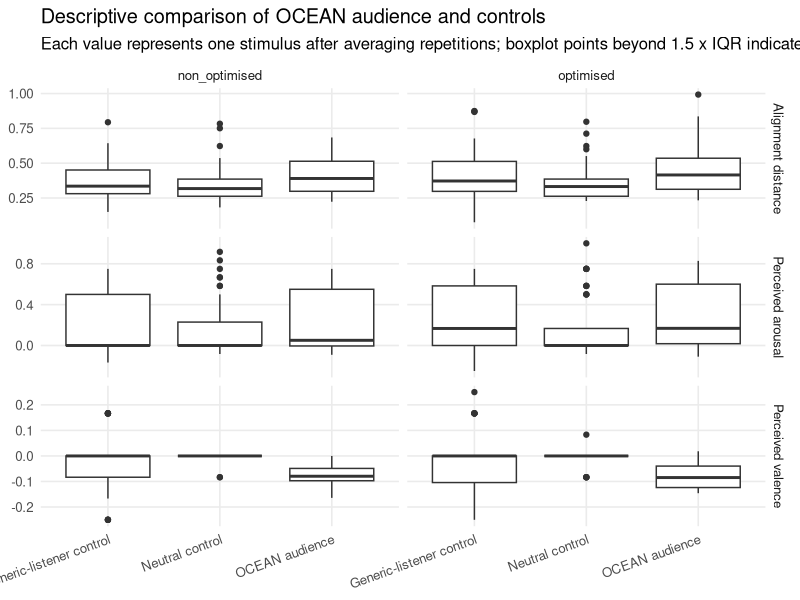
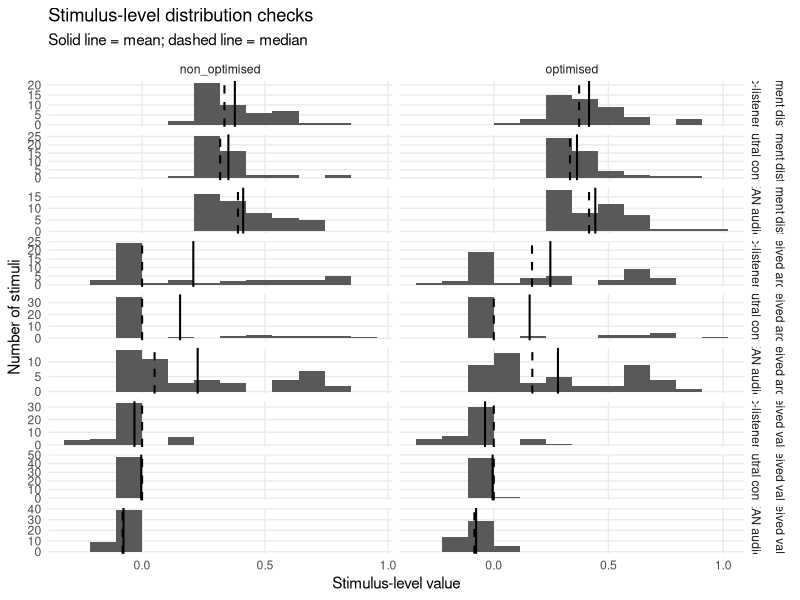
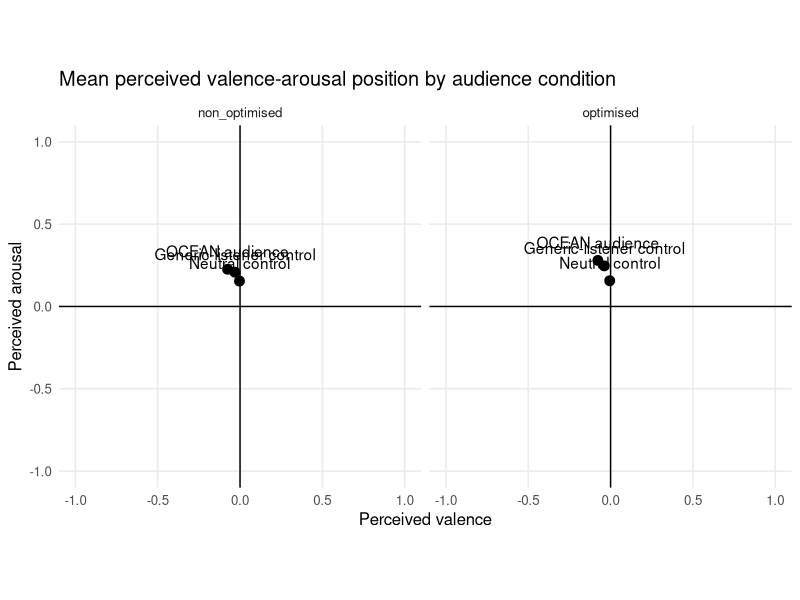

The R source for these figures, in order:
# Stage 6 - descriptive baseline analysis
#
# Compares:
#   1. Mean response of the 32 OCEAN personas
#   2. Neutral control
#   3. Generic-listener control
#
# The analysis is descriptive only. It does not test H1-H3.
#
# Processing:
#   - First average the three repetitions for each agent-stimulus combination.
#   - Then average the 32 OCEAN personas for each stimulus.
#   - Compare the resulting stimulus-level OCEAN mean with the two controls.
#   - Check whether stimulus-level distributions support reporting means.
#
# Run:
#   Rscript analysis/stage6_baselines.R
#
# Required packages:
#   install.packages(c("dplyr", "tidyr", "ggplot2"))

library(dplyr)
library(tidyr)
library(ggplot2)


# -------------------------------------------------------------------------
# Output directory
# -------------------------------------------------------------------------

OUT <- "analysis/baselines"
dir.create(OUT, recursive = TRUE, showWarnings = FALSE)


# -------------------------------------------------------------------------
# Helper function: adjusted sample skewness
#
# Interpretation used for descriptive guidance:
#   absolute skewness below 0.50 = approximately symmetrical
#   absolute skewness from 0.50 to 1.00 = moderately skewed
#   absolute skewness above 1.00 = strongly skewed
#
# These are practical descriptive thresholds, not formal hypothesis tests.
# -------------------------------------------------------------------------

sample_skewness <- function(x) {
  x <- x[is.finite(x)]
  n <- length(x)

  if (n < 3) {
    return(NA_real_)
  }

  x_sd <- sd(x)

  if (!is.finite(x_sd) || x_sd == 0) {
    return(0)
  }

  n / ((n - 1) * (n - 2)) *
    sum(((x - mean(x)) / x_sd)^3)
}


# -------------------------------------------------------------------------
# Load data
# -------------------------------------------------------------------------

d <- read.csv(
  "data/audience/responses.csv",
  stringsAsFactors = FALSE
)

required_columns <- c(
  "agent_kind",
  "stimulus_file",
  "condition",
  "perceived_v",
  "perceived_a",
  "target_v",
  "target_a"
)

missing_columns <- setdiff(required_columns, names(d))

if (length(missing_columns) > 0) {
  stop(
    paste(
      "Missing required columns:",
      paste(missing_columns, collapse = ", ")
    )
  )
}

if (!"persona_id" %in% names(d)) {
  d$persona_id <- NA_character_
}


# -------------------------------------------------------------------------
# Prepare baseline data
# -------------------------------------------------------------------------

baseline_data <- d %>%
  mutate(
    respondent_id = ifelse(
      is.na(persona_id) | persona_id == "",
      agent_kind,
      persona_id
    ),
    audience_group = case_when(
      tolower(agent_kind) == "ocean" ~ "OCEAN audience",
      grepl("neutral", tolower(agent_kind)) ~ "Neutral control",
      grepl("generic", tolower(agent_kind)) ~ "Generic-listener control",
      TRUE ~ NA_character_
    ),
    alignment_distance = sqrt(
      (perceived_v - target_v)^2 +
        (perceived_a - target_a)^2
    )
  ) %>%
  filter(!is.na(audience_group))

if (nrow(baseline_data) == 0) {
  stop("No OCEAN, neutral-control or generic-control responses were found.")
}


# -------------------------------------------------------------------------
# Average the three repetitions for each respondent-stimulus combination
# -------------------------------------------------------------------------

agent_stimulus_means <- baseline_data %>%
  group_by(
    audience_group,
    respondent_id,
    stimulus_file,
    condition,
    target_v,
    target_a
  ) %>%
  summarise(
    perceived_v = mean(perceived_v, na.rm = TRUE),
    perceived_a = mean(perceived_a, na.rm = TRUE),
    alignment_distance = mean(alignment_distance, na.rm = TRUE),
    repetitions = n(),
    .groups = "drop"
  )


# -------------------------------------------------------------------------
# Create one stimulus-level value for each audience condition
#
# For the OCEAN audience, this averages the 32 persona means.
# For each control, this retains its repetition-averaged stimulus response.
# -------------------------------------------------------------------------

stimulus_level <- agent_stimulus_means %>%
  group_by(
    audience_group,
    stimulus_file,
    condition,
    target_v,
    target_a
  ) %>%
  summarise(
    perceived_v = mean(perceived_v, na.rm = TRUE),
    perceived_a = mean(perceived_a, na.rm = TRUE),
    alignment_distance = mean(alignment_distance, na.rm = TRUE),
    persona_sd_v = ifelse(
      n() > 1,
      sd(perceived_v, na.rm = TRUE),
      NA_real_
    ),
    persona_sd_a = ifelse(
      n() > 1,
      sd(perceived_a, na.rm = TRUE),
      NA_real_
    ),
    persona_sd_distance = ifelse(
      n() > 1,
      sd(alignment_distance, na.rm = TRUE),
      NA_real_
    ),
    respondents = n(),
    .groups = "drop"
  )


# -------------------------------------------------------------------------
# Mean-based descriptive summaries
# -------------------------------------------------------------------------

summary_by_condition <- stimulus_level %>%
  group_by(
    audience_group,
    condition
  ) %>%
  summarise(
    n_stimuli = n(),
    mean_valence = mean(perceived_v, na.rm = TRUE),
    sd_valence = sd(perceived_v, na.rm = TRUE),
    mean_arousal = mean(perceived_a, na.rm = TRUE),
    sd_arousal = sd(perceived_a, na.rm = TRUE),
    mean_alignment_distance = mean(alignment_distance, na.rm = TRUE),
    sd_alignment_distance = sd(alignment_distance, na.rm = TRUE),
    .groups = "drop"
  )

summary_overall <- stimulus_level %>%
  group_by(audience_group) %>%
  summarise(
    n_stimuli = n(),
    mean_valence = mean(perceived_v, na.rm = TRUE),
    sd_valence = sd(perceived_v, na.rm = TRUE),
    mean_arousal = mean(perceived_a, na.rm = TRUE),
    sd_arousal = sd(perceived_a, na.rm = TRUE),
    mean_alignment_distance = mean(alignment_distance, na.rm = TRUE),
    sd_alignment_distance = sd(alignment_distance, na.rm = TRUE),
    .groups = "drop"
  )


# -------------------------------------------------------------------------
# Stimulus-matched descriptive differences from the OCEAN mean
# -------------------------------------------------------------------------

paired_wide <- stimulus_level %>%
  select(
    audience_group,
    stimulus_file,
    condition,
    perceived_v,
    perceived_a,
    alignment_distance
  ) %>%
  pivot_wider(
    names_from = audience_group,
    values_from = c(
      perceived_v,
      perceived_a,
      alignment_distance
    ),
    names_sep = "__"
  )

needed_difference_columns <- c(
  "perceived_v__OCEAN audience",
  "perceived_a__OCEAN audience",
  "alignment_distance__OCEAN audience",
  "perceived_v__Neutral control",
  "perceived_a__Neutral control",
  "alignment_distance__Neutral control",
  "perceived_v__Generic-listener control",
  "perceived_a__Generic-listener control",
  "alignment_distance__Generic-listener control"
)

if (all(needed_difference_columns %in% names(paired_wide))) {
  paired_differences <- paired_wide %>%
    mutate(
      neutral_minus_ocean_v =
        `perceived_v__Neutral control` -
        `perceived_v__OCEAN audience`,
      neutral_minus_ocean_a =
        `perceived_a__Neutral control` -
        `perceived_a__OCEAN audience`,
      neutral_minus_ocean_distance =
        `alignment_distance__Neutral control` -
        `alignment_distance__OCEAN audience`,
      generic_minus_ocean_v =
        `perceived_v__Generic-listener control` -
        `perceived_v__OCEAN audience`,
      generic_minus_ocean_a =
        `perceived_a__Generic-listener control` -
        `perceived_a__OCEAN audience`,
      generic_minus_ocean_distance =
        `alignment_distance__Generic-listener control` -
        `alignment_distance__OCEAN audience`
    )

  difference_summary <- paired_differences %>%
    summarise(
      neutral_minus_ocean_v =
        mean(neutral_minus_ocean_v, na.rm = TRUE),
      neutral_minus_ocean_a =
        mean(neutral_minus_ocean_a, na.rm = TRUE),
      neutral_minus_ocean_distance =
        mean(neutral_minus_ocean_distance, na.rm = TRUE),
      generic_minus_ocean_v =
        mean(generic_minus_ocean_v, na.rm = TRUE),
      generic_minus_ocean_a =
        mean(generic_minus_ocean_a, na.rm = TRUE),
      generic_minus_ocean_distance =
        mean(generic_minus_ocean_distance, na.rm = TRUE)
    )
} else {
  warning(
    paste(
      "One or more control groups were not found.",
      "Stimulus-matched difference summaries were not produced."
    )
  )

  paired_differences <- data.frame()
  difference_summary <- data.frame()
}


# -------------------------------------------------------------------------
# Reshape stimulus-level values for distribution checks and plots
#
# The checks are performed at the same stimulus level used in the baseline
# comparison. They are not performed on the 9,792 unaggregated responses.
# -------------------------------------------------------------------------

plot_data <- stimulus_level %>%
  select(
    audience_group,
    condition,
    stimulus_file,
    perceived_v,
    perceived_a,
    alignment_distance
  ) %>%
  pivot_longer(
    cols = c(
      perceived_v,
      perceived_a,
      alignment_distance
    ),
    names_to = "measure",
    values_to = "value"
  ) %>%
  mutate(
    measure = recode(
      measure,
      perceived_v = "Perceived valence",
      perceived_a = "Perceived arousal",
      alignment_distance = "Alignment distance"
    )
  )


# -------------------------------------------------------------------------
# Distribution diagnostics for choosing mean or median
#
# Mean is supported when:
#   - the distribution is approximately symmetrical;
#   - the mean and median are close;
#   - there are no influential extreme observations.
#
# Median and IQR should be emphasised when:
#   - absolute skewness is high;
#   - the mean and median differ materially;
#   - several boxplot outliers are present.
#
# The recommendation is descriptive guidance. The researcher should also
# inspect the saved boxplots and consider the meaning of the measure.
# -------------------------------------------------------------------------

distribution_diagnostics <- plot_data %>%
  group_by(
    audience_group,
    condition,
    measure
  ) %>%
  summarise(
    n = sum(is.finite(value)),
    mean = mean(value, na.rm = TRUE),
    median = median(value, na.rm = TRUE),
    mean_median_difference =
      mean(value, na.rm = TRUE) - median(value, na.rm = TRUE),
    absolute_mean_median_difference = abs(
      mean(value, na.rm = TRUE) - median(value, na.rm = TRUE)
    ),
    sd = sd(value, na.rm = TRUE),
    q1 = as.numeric(quantile(value, 0.25, na.rm = TRUE)),
    q3 = as.numeric(quantile(value, 0.75, na.rm = TRUE)),
    iqr = q3 - q1,
    lower_outlier_fence = q1 - 1.5 * iqr,
    upper_outlier_fence = q3 + 1.5 * iqr,
    skewness = sample_skewness(value),
    absolute_skewness = abs(skewness),
    outlier_count = sum(
      value < lower_outlier_fence |
        value > upper_outlier_fence,
      na.rm = TRUE
    ),
    .groups = "drop"
  ) %>%
  mutate(
    distribution_shape = case_when(
      is.na(absolute_skewness) ~ "Insufficient variation",
      absolute_skewness < 0.50 ~ "Approximately symmetrical",
      absolute_skewness <= 1.00 ~ "Moderately skewed",
      absolute_skewness > 1.00 ~ "Strongly skewed"
    ),
    descriptive_recommendation = case_when(
      is.na(absolute_skewness) ~
        "Inspect values directly",
      absolute_skewness > 1.00 ~
        "Emphasise median and IQR; also report mean for comparability",
      outlier_count > 0 & absolute_skewness >= 0.50 ~
        "Report mean and median; interpret the mean cautiously",
      absolute_skewness >= 0.50 ~
        "Report mean and median because moderate skewness is present",
      outlier_count > 0 ~
        "Mean is usable, but inspect and disclose potential outliers",
      TRUE ~
        "Mean and SD are appropriate primary summaries"
    )
  )


# -------------------------------------------------------------------------
# Text results
# -------------------------------------------------------------------------

sink(
  file.path(OUT, "baseline_results.txt"),
  split = TRUE
)

cat("========== DESCRIPTIVE BASELINE ANALYSIS ==========\n\n")
cat("The analysis compares the stimulus-level OCEAN audience mean with\n")
cat("the neutral and generic-listener controls. Repetitions are averaged first.\n")
cat("No inferential significance tests are used.\n\n")

cat("---------- OVERALL SUMMARY ----------\n")
print(summary_overall)

cat("\n---------- SUMMARY BY CONDITION ----------\n")
print(summary_by_condition)

if (nrow(difference_summary) > 0) {
  cat("\n---------- MEAN CONTROL MINUS OCEAN DIFFERENCES ----------\n")
  print(difference_summary)
  cat("\nPositive values mean that the control scored higher than the OCEAN mean.\n")
}

cat("\n---------- DISTRIBUTION DIAGNOSTICS ----------\n")
print(distribution_diagnostics)

cat("\nInterpretation guide:\n")
cat("|skewness| < 0.50: approximately symmetrical.\n")
cat("|skewness| 0.50-1.00: moderately skewed.\n")
cat("|skewness| > 1.00: strongly skewed.\n")
cat("Potential outliers use the standard 1.5 x IQR boxplot rule.\n")
cat("The final choice should also consider the mean-median difference and plots.\n")

sink()


# -------------------------------------------------------------------------
# Save tables
# -------------------------------------------------------------------------

write.csv(
  agent_stimulus_means,
  file.path(OUT, "agent_stimulus_means.csv"),
  row.names = FALSE
)

write.csv(
  stimulus_level,
  file.path(OUT, "stimulus_level_baselines.csv"),
  row.names = FALSE
)

write.csv(
  summary_by_condition,
  file.path(OUT, "baseline_summary_by_condition.csv"),
  row.names = FALSE
)

write.csv(
  summary_overall,
  file.path(OUT, "baseline_summary_overall.csv"),
  row.names = FALSE
)

write.csv(
  distribution_diagnostics,
  file.path(OUT, "baseline_distribution_diagnostics.csv"),
  row.names = FALSE
)

if (nrow(paired_differences) > 0) {
  write.csv(
    paired_differences,
    file.path(OUT, "baseline_stimulus_differences.csv"),
    row.names = FALSE
  )
}


# -------------------------------------------------------------------------
# Figure 1: boxplots for distribution shape and potential outliers
# -------------------------------------------------------------------------

distribution_plot <- ggplot(
  plot_data,
  aes(
    x = audience_group,
    y = value
  )
) +
  geom_boxplot() +
  facet_grid(
    measure ~ condition,
    scales = "free_y"
  ) +
  labs(
    title = "Descriptive comparison of OCEAN audience and controls",
    subtitle = paste(
      "Each value represents one stimulus after averaging repetitions;",
      "boxplot points beyond 1.5 x IQR indicate potential outliers"
    ),
    x = NULL,
    y = NULL
  ) +
  theme_minimal(
    base_size = 12
  ) +
  theme(
    panel.grid.minor = element_blank(),
    axis.text.x = element_text(
      angle = 20,
      hjust = 1
    )
  )

ggsave(
  filename = file.path(
    OUT,
    "baseline_distributions.png"
  ),
  plot = distribution_plot,
  width = 11,
  height = 9,
  dpi = 300
)


# -------------------------------------------------------------------------
# Figure 2: histograms for distribution symmetry
# -------------------------------------------------------------------------

histogram_plot <- ggplot(
  plot_data,
  aes(x = value)
) +
  geom_histogram(
    bins = 12,
    boundary = 0
  ) +
  geom_vline(
    data = distribution_diagnostics,
    aes(xintercept = mean),
    linetype = "solid",
    linewidth = 0.7
  ) +
  geom_vline(
    data = distribution_diagnostics,
    aes(xintercept = median),
    linetype = "dashed",
    linewidth = 0.7
  ) +
  facet_grid(
    measure + audience_group ~ condition,
    scales = "free"
  ) +
  labs(
    title = "Stimulus-level distribution checks",
    subtitle = "Solid line = mean; dashed line = median",
    x = "Stimulus-level value",
    y = "Number of stimuli"
  ) +
  theme_minimal(
    base_size = 11
  ) +
  theme(
    panel.grid.minor = element_blank()
  )

ggsave(
  filename = file.path(
    OUT,
    "baseline_distribution_histograms.png"
  ),
  plot = histogram_plot,
  width = 12,
  height = 14,
  dpi = 300
)


# -------------------------------------------------------------------------
# Figure 3: mean perceived valence-arousal positions
# -------------------------------------------------------------------------

va_summary <- stimulus_level %>%
  group_by(
    audience_group,
    condition
  ) %>%
  summarise(
    mean_v = mean(perceived_v, na.rm = TRUE),
    mean_a = mean(perceived_a, na.rm = TRUE),
    .groups = "drop"
  )

va_plot <- ggplot(
  va_summary,
  aes(
    x = mean_v,
    y = mean_a,
    label = audience_group
  )
) +
  geom_hline(yintercept = 0) +
  geom_vline(xintercept = 0) +
  geom_point(size = 3) +
  geom_text(vjust = -1) +
  facet_wrap(~ condition) +
  coord_fixed(
    xlim = c(-1, 1),
    ylim = c(-1, 1)
  ) +
  labs(
    title = "Mean perceived valence-arousal position by audience condition",
    x = "Perceived valence",
    y = "Perceived arousal"
  ) +
  theme_minimal(
    base_size = 12
  ) +
  theme(
    panel.grid.minor = element_blank()
  )

ggsave(
  filename = file.path(
    OUT,
    "baseline_mean_va_positions.png"
  ),
  plot = va_plot,
  width = 9,
  height = 5.5,
  dpi = 300
)


# -------------------------------------------------------------------------
# Completion message
# -------------------------------------------------------------------------

cat("\nBaseline analysis completed.\n")
cat("Saved outputs to:", OUT, "\n")
cat("Mean/median justification table:\n")
cat(file.path(OUT, "baseline_distribution_diagnostics.csv"), "\n")
